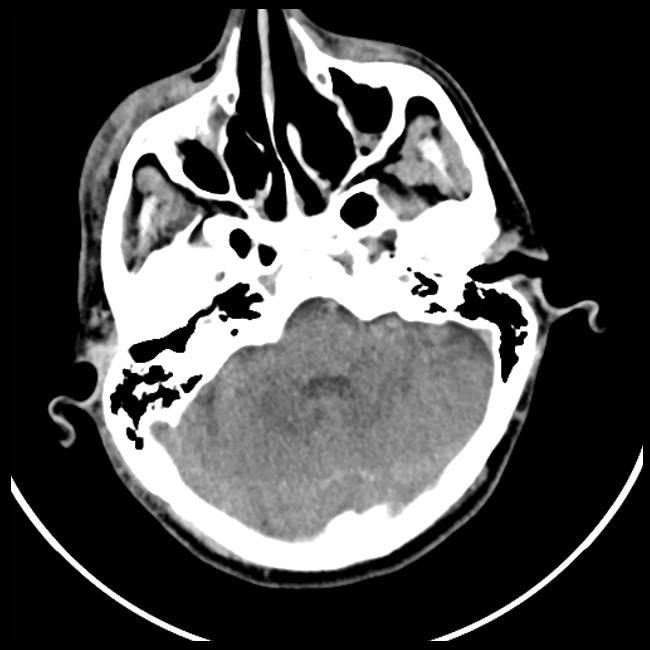
#> input picture Data/class-of-data-originals/Epidural/049/brain/11.jpg, 650 x 650 px, found by its file name
$ python resize_data.py
#> lines starting #> are read from the running program, lines starting #| are printed output that depends on the picture
import os
from PIL import Image

def resize_images():
    base_dir = r'C:\final_project_test\Data\class-of-data-originals'
    target_dir = r'C:\final_project_test\Data\class-of-data-resizing'

    sizes = {
        '64x64': (64, 64),
        '32x32': (32, 32),
        '299x299': (299, 299)  # New size added here
    }

    # Create target directories
    os.makedirs(target_dir, exist_ok=True)

    for size_name, size in sizes.items():
        os.makedirs(os.path.join(target_dir, size_name), exist_ok=True)

        for bleeding_type in os.listdir(base_dir):
            type_dir = os.path.join(base_dir, bleeding_type)
            type_target_dir = os.path.join(target_dir, size_name, bleeding_type)

            if os.path.isdir(type_dir):
                os.makedirs(type_target_dir, exist_ok=True)

                for patient in os.listdir(type_dir):
                    patient_source_dir = os.path.join(type_dir, patient)
                    patient_target_dir = os.path.join(type_target_dir, patient)
                    os.makedirs(patient_target_dir, exist_ok=True)

                    for category in ['brain', 'bone']:
                        category_source_dir = os.path.join(patient_source_dir, category)
                        category_target_dir = os.path.join(patient_target_dir, category)
                        os.makedirs(category_target_dir, exist_ok=True)

                        if os.path.exists(category_source_dir):
                            for image_name in os.listdir(category_source_dir):
                                if image_name.endswith(('.png', '.jpg', '.jpeg')):
                                    image_path = os.path.join(category_source_dir, image_name)
                                    target_image_path = os.path.join(category_target_dir, image_name)

                                    # Open the image and resize it
                                    with Image.open(image_path) as img:
#> img is the input picture: PIL image 650x650 L; min 0, max 255, mean 77
                                        img_resized = img.resize(size)
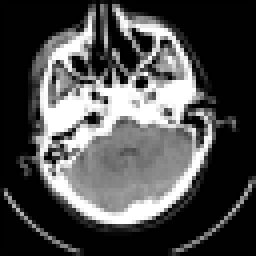
#> img_resized: PIL image 64x64 L (shown 4 times larger); min 0, max 255, mean 77.1
                                        img_resized.save(target_image_path)

    print("Images resized and saved!")

# Call the function
resize_images()
